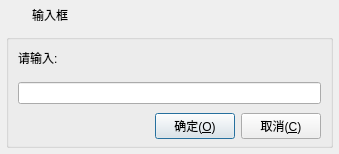
<?xml version="1.0" encoding="UTF-8"?>
<ui version="4.0">
 <class>frmInputBox</class>
 <widget class="QDialog" name="frmInputBox">
  <property name="geometry">
   <rect>
    <x>0</x>
    <y>0</y>
    <width>339</width>
    <height>154</height>
   </rect>
  </property>
  <property name="windowTitle">
   <string>输入框</string>
  </property>
  <layout class="QVBoxLayout" name="verticalLayout">
   <property name="spacing">
    <number>0</number>
   </property>
   <property name="margin">
    <number>1</number>
   </property>
   <item>
    <widget class="QWidget" name="widget_title" native="true">
     <property name="sizePolicy">
      <sizepolicy hsizetype="Preferred" vsizetype="Fixed">
       <horstretch>0</horstretch>
       <verstretch>0</verstretch>
      </sizepolicy>
     </property>
     <property name="minimumSize">
      <size>
       <width>100</width>
       <height>28</height>
      </size>
     </property>
     <layout class="QHBoxLayout" name="horizontalLayout_2">
      <property name="spacing">
       <number>0</number>
      </property>
      <property name="margin">
       <number>0</number>
      </property>
      <item>
       <widget class="QLabel" name="lab_Ico">
        <property name="sizePolicy">
         <sizepolicy hsizetype="Minimum" vsizetype="Preferred">
          <horstretch>0</horstretch>
          <verstretch>0</verstretch>
         </sizepolicy>
        </property>
        <property name="minimumSize">
         <size>
          <width>31</width>
          <height>0</height>
         </size>
        </property>
        <property name="text">
         <string/>
        </property>
        <property name="alignment">
         <set>Qt::AlignCenter</set>
        </property>
       </widget>
      </item>
      <item>
       <widget class="QLabel" name="lab_Title">
        <property name="sizePolicy">
         <sizepolicy hsizetype="Expanding" vsizetype="Preferred">
          <horstretch>0</horstretch>
          <verstretch>0</verstretch>
         </sizepolicy>
        </property>
        <property name="styleSheet">
         <string notr="true"/>
        </property>
        <property name="text">
         <string>输入框</string>
        </property>
        <property name="alignment">
         <set>Qt::AlignLeading|Qt::AlignLeft|Qt::AlignVCenter</set>
        </property>
       </widget>
      </item>
      <item>
       <widget class="QWidget" name="widget_menu" native="true">
        <property name="sizePolicy">
         <sizepolicy hsizetype="Minimum" vsizetype="Preferred">
          <horstretch>0</horstretch>
          <verstretch>0</verstretch>
         </sizepolicy>
        </property>
        <layout class="QHBoxLayout" name="horizontalLayout">
         <property name="spacing">
          <number>0</number>
         </property>
         <property name="margin">
          <number>0</number>
         </property>
         <item>
          <widget class="QPushButton" name="btnMenu_Close">
           <property name="sizePolicy">
            <sizepolicy hsizetype="Minimum" vsizetype="Expanding">
             <horstretch>0</horstretch>
             <verstretch>0</verstretch>
            </sizepolicy>
           </property>
           <property name="minimumSize">
            <size>
             <width>40</width>
             <height>0</height>
            </size>
           </property>
           <property name="cursor">
            <cursorShape>ArrowCursor</cursorShape>
           </property>
           <property name="focusPolicy">
            <enum>Qt::NoFocus</enum>
           </property>
           <property name="toolTip">
            <string>关闭</string>
           </property>
           <property name="text">
            <string/>
           </property>
           <property name="flat">
            <bool>true</bool>
           </property>
          </widget>
         </item>
        </layout>
       </widget>
      </item>
     </layout>
    </widget>
   </item>
   <item>
    <widget class="QWidget" name="widget_main" native="true">
     <property name="styleSheet">
      <string notr="true"/>
     </property>
     <layout class="QVBoxLayout" name="verticalLayout_2">
      <property name="spacing">
       <number>5</number>
      </property>
      <property name="margin">
       <number>5</number>
      </property>
      <item>
       <widget class="QGroupBox" name="groupBoxInput">
        <property name="title">
         <string/>
        </property>
        <layout class="QVBoxLayout" name="verticalLayout_3">
         <property name="topMargin">
          <number>0</number>
         </property>
         <property name="bottomMargin">
          <number>0</number>
         </property>
         <item>
          <widget class="QLabel" name="labInfo">
           <property name="minimumSize">
            <size>
             <width>0</width>
             <height>30</height>
            </size>
           </property>
           <property name="maximumSize">
            <size>
             <width>16777215</width>
             <height>30</height>
            </size>
           </property>
           <property name="text">
            <string>请输入:</string>
           </property>
           <property name="scaledContents">
            <bool>false</bool>
           </property>
           <property name="wordWrap">
            <bool>true</bool>
           </property>
          </widget>
         </item>
         <item>
          <widget class="QLineEdit" name="txtValue"/>
         </item>
         <item>
          <layout class="QHBoxLayout" name="horizontalLayout_3">
           <item>
            <spacer name="horizontalSpacer">
             <property name="orientation">
              <enum>Qt::Horizontal</enum>
             </property>
             <property name="sizeHint" stdset="0">
              <size>
               <width>40</width>
               <height>20</height>
              </size>
             </property>
            </spacer>
           </item>
           <item>
            <widget class="QPushButton" name="btnOk">
             <property name="cursor">
              <cursorShape>PointingHandCursor</cursorShape>
             </property>
             <property name="focusPolicy">
              <enum>Qt::StrongFocus</enum>
             </property>
             <property name="styleSheet">
              <string notr="true"/>
             </property>
             <property name="text">
              <string>确定(&amp;O)</string>
             </property>
             <property name="icon">
              <iconset>
               <normaloff>:/image/update.png</normaloff>:/image/update.png</iconset>
             </property>
             <property name="iconSize">
              <size>
               <width>20</width>
               <height>20</height>
              </size>
             </property>
            </widget>
           </item>
           <item>
            <widget class="QPushButton" name="btnCancel">
             <property name="cursor">
              <cursorShape>PointingHandCursor</cursorShape>
             </property>
             <property name="focusPolicy">
              <enum>Qt::StrongFocus</enum>
             </property>
             <property name="styleSheet">
              <string notr="true"/>
             </property>
             <property name="text">
              <string>取消(&amp;C)</string>
             </property>
             <property name="icon">
              <iconset>
               <normaloff>:/image/close.png</normaloff>:/image/close.png</iconset>
             </property>
             <property name="iconSize">
              <size>
               <width>20</width>
               <height>20</height>
              </size>
             </property>
            </widget>
           </item>
          </layout>
         </item>
        </layout>
       </widget>
      </item>
     </layout>
    </widget>
   </item>
  </layout>
 </widget>
 <tabstops>
  <tabstop>txtValue</tabstop>
  <tabstop>btnOk</tabstop>
  <tabstop>btnCancel</tabstop>
 </tabstops>
 <resources>
  <include location="../../JGame_Hall_Qt/JGame_Hall_Qt.qrc"/>
 </resources>
 <connections/>
</ui>
